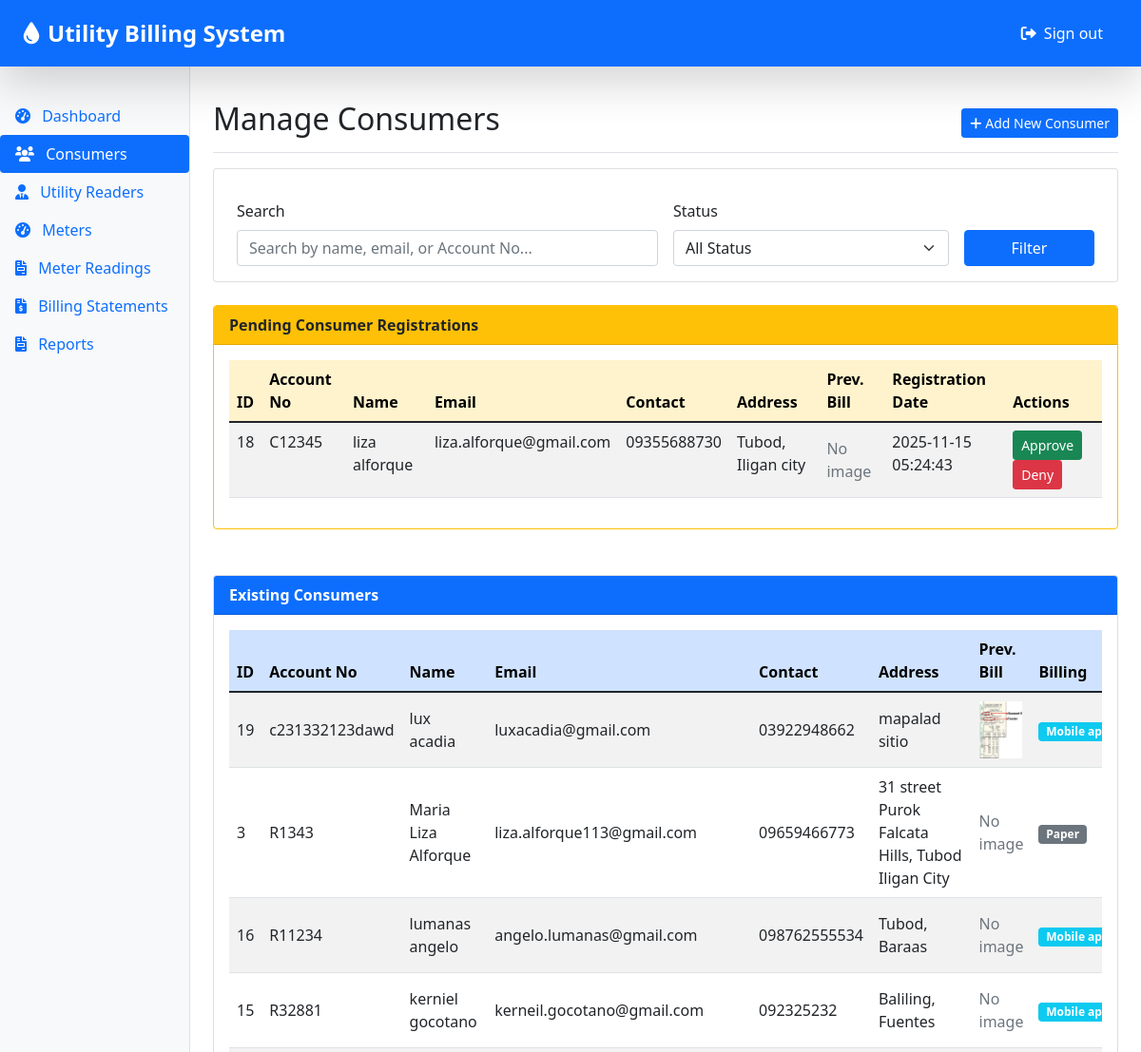
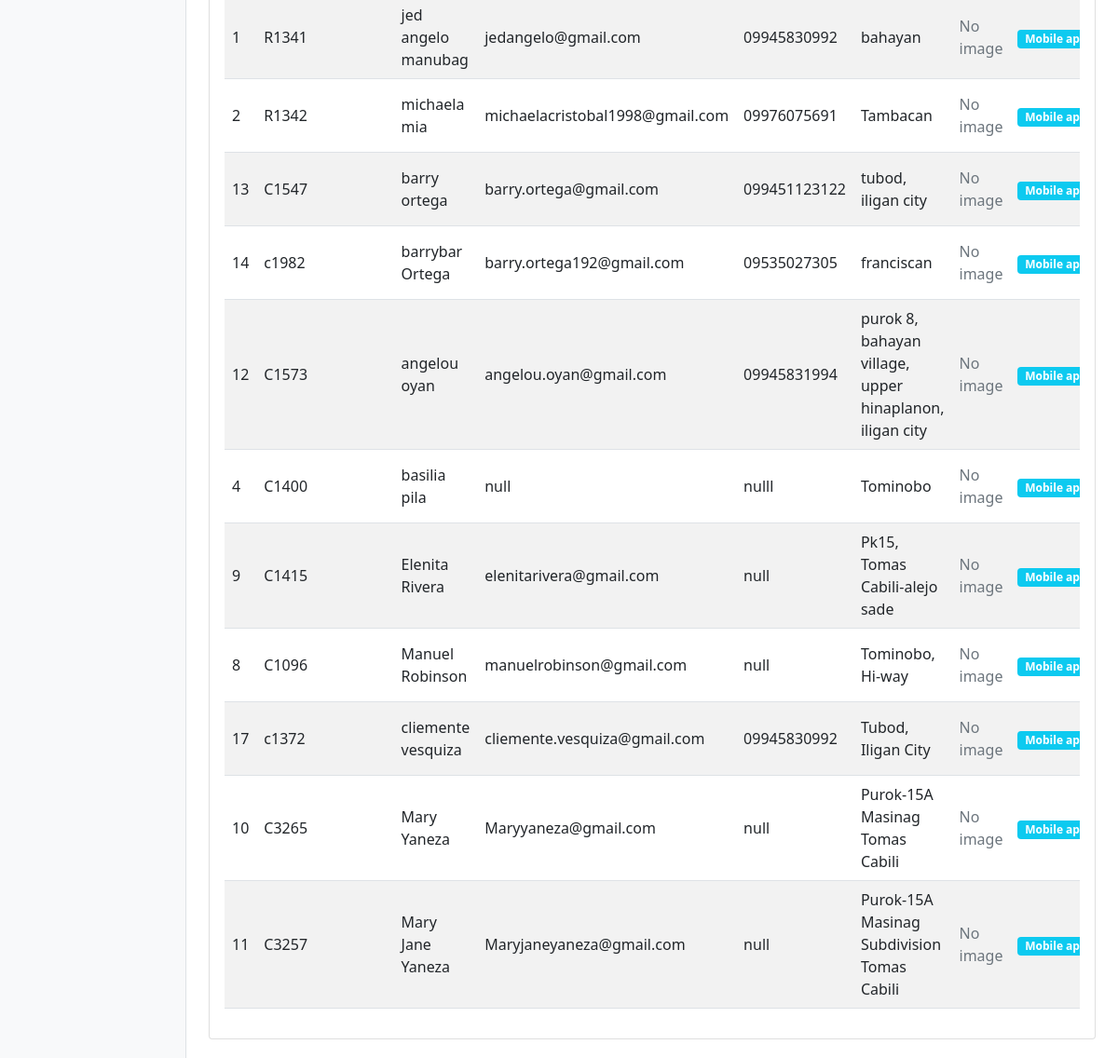
The app's page /public/consumers.php (signed in) with its own data (2 pictures, top to bottom).
### tables this page shows
CREATE TABLE `consumer` (
  `ConsumerID` int(11) NOT NULL,
  `AccountNo` varchar(50) DEFAULT NULL,
  `FirstName` varchar(50) NOT NULL,
  `LastName` varchar(50) NOT NULL,
  `Email` varchar(100) NOT NULL,
  `ContactNumber` varchar(20) NOT NULL,
  `Address` text NOT NULL,
  `Password` varchar(255) NOT NULL,
  `Status` enum('active','inactive','pending') DEFAULT 'pending',
  `BillingPreference` enum('paper','mobile_app') NOT NULL DEFAULT 'paper',
  `PreviousBillImage` varchar(255) DEFAULT NULL,
  `AppNotificationToken` varchar(255) DEFAULT NULL,
  `RegistrationDate` timestamp NOT NULL DEFAULT current_timestamp()
);

### public/consumers.php (the view, shortened to what this page needs)
<?php
require_once '../config/db.php';
function buildImageSrc($imgValue) {
    if (empty($imgValue)) return '';
    $img = $imgValue;
    if (strpos($img, 'uploads/previous_bills') !== false) {
        return '../' . ltrim($img, '/');
    }
    return '../uploads/previous_bills/' . ltrim($img, '/');
}
$search = isset($_GET['search']) ? sanitizeInput($_GET['search']) : '';
$pendingQuery = "SELECT * FROM consumer WHERE Status = 'pending'";
$pendingResult = mysqli_query($conn, $pendingQuery);
$pendingConsumers = mysqli_fetch_all($pendingResult, MYSQLI_ASSOC);
$query = "SELECT * FROM consumer WHERE Status != 'pending'";
$query .= " ORDER BY LastName, FirstName";
$result = mysqli_query($conn, $query);
$consumers = mysqli_fetch_all($result, MYSQLI_ASSOC);
?>
<?php include '../includes/header.php'; ?>
<?php include '../includes/sidebar.php'; ?>
<main class="col-md-9 ms-sm-auto col-lg-10 px-md-4 main-content">
    <div class="d-flex justify-content-between align-items-center pt-3 pb-2 mb-3 border-bottom">
        <h1 class="h2">Manage Consumers</h1>
        <a href="add_consumer.php" class="btn btn-sm btn-primary"><i class="fas fa-plus"></i> Add New Consumer</a>
    </div>
    <div class="card mb-4">
        <div class="card-body">
            <form method="GET" class="row g-3">
                <div class="col-md-6">
                    <label for="search" class="form-label">Search</label>
                    <input type="text" class="form-control" id="search" name="search" value="<?php echo htmlspecialchars($search); ?>" placeholder="Search by name, email, or Account No...">
                </div>
                <div class="col-md-4">
                    <label for="status" class="form-label">Status</label>
                    <select class="form-select" id="status" name="status">
                        <option value="">All Status</option>
                    </select>
                </div>
                <div class="col-md-2 d-flex align-items-end">
                    <button type="submit" class="btn btn-primary w-100">Filter</button>
                </div>
            </form>
        </div>
    </div>
    <div class="card mb-5 border-warning">
        <div class="card-header bg-warning text-dark fw-bold">Pending Consumer Registrations</div>
        <div class="card-body">
            <div class="table-responsive">
                <table class="table table-striped table-hover">
                    <thead class="table-warning">
                        <tr>
                            <th>ID</th>
                            <th>Account No</th>
                            <th>Name</th>
                            <th>Email</th>
                            <th>Contact</th>
                            <th>Address</th>
                            <th>Prev. Bill</th>
                            <th>Registration Date</th>
                            <th>Actions</th>
                        </tr>
                    </thead>
                    <tbody>
                        <?php if (empty($pendingConsumers)): ?>
                            <tr><td colspan="9" class="text-center text-muted">No pending consumers</td></tr>
                        <?php else: ?>
                            <?php foreach ($pendingConsumers as $p):
                                $imgSrc = buildImageSrc($p['PreviousBillImage']);
                                $thumbHtml = $imgSrc ? '<a href="#" class="open-image" data-img="'.htmlspecialchars($imgSrc).'"><img src="'.htmlspecialchars($imgSrc).'" alt="bill" style="max-height:60px; max-width:60px;"></a>' : '<span class="text-muted">No image</span>';
                            ?>
                                <tr>
                                    <td><?php echo $p['ConsumerID']; ?></td>
                                    <td><?php echo htmlspecialchars($p['AccountNo']); ?></td>
                                    <td><?php echo htmlspecialchars($p['FirstName'] . ' ' . $p['LastName']); ?></td>
                                    <td><?php echo htmlspecialchars($p['Email']); ?></td>
                                    <td><?php echo htmlspecialchars($p['ContactNumber']); ?></td>
                                    <td><?php echo htmlspecialchars($p['Address']); ?></td>
                                    <td class="align-middle"><?php echo $thumbHtml; ?></td>
                                    <td><?php echo htmlspecialchars($p['RegistrationDate']); ?></td>
                                    <td>
                                        <form method="POST" class="d-inline">
                                            <button class="btn btn-sm btn-success">Approve</button>
                                        </form>
                                        <form method="POST" class="d-inline">
                                            <button class="btn btn-sm btn-danger">Deny</button>
                                        </form>
                                    </td>
                                </tr>
                            <?php endforeach; ?>
                        <?php endif; ?>
                    </tbody>
                </table>
            </div>
        </div>
    </div>
    <div class="card">
        <div class="card-header bg-primary text-white fw-bold">Existing Consumers</div>
        <div class="card-body">
            <div class="table-responsive">
                <table class="table table-striped table-hover align-middle">
                    <thead class="table-primary">
                        <tr>
                            <th>ID</th>
                            <th>Account No</th>
                            <th>Name</th>
                            <th>Email</th>
                            <th>Contact</th>
                            <th>Address</th>
                            <th>Prev. Bill</th>
                            <th>Billing</th>
                        </tr>
                    </thead>
                    <tbody>
                        <?php if (empty($consumers)): ?>
                            <tr><td colspan="10" class="text-center text-muted">No consumers found</td></tr>
                        <?php else: ?>
                            <?php foreach ($consumers as $c):
                                $imgSrc = buildImageSrc($c['PreviousBillImage']);
                                $thumbHtml = $imgSrc ? '<a href="#" class="open-image" data-img="'.htmlspecialchars($imgSrc).'"><img src="'.htmlspecialchars($imgSrc).'" alt="bill" style="max-height:60px; max-width:60px;"></a>' : '<span class="text-muted">No image</span>';
                            ?>
                                <tr id="consumerRow-<?php echo $c['ConsumerID']; ?>">
                                    <td><?php echo $c['ConsumerID']; ?></td>
                                    <td><?php echo htmlspecialchars($c['AccountNo']); ?></td>
                                    <td><?php echo htmlspecialchars($c['FirstName'] . ' ' . $c['LastName']); ?></td>
                                    <td><?php echo htmlspecialchars($c['Email']); ?></td>
                                    <td><?php echo htmlspecialchars($c['ContactNumber']); ?></td>
                                    <td><?php echo htmlspecialchars($c['Address']); ?></td>
                                    <td class="align-middle"><?php echo $thumbHtml; ?></td>
                                    <td><span class="badge bg-<?php echo $c['BillingPreference'] === 'mobile_app' ? 'info' : 'secondary'; ?>"><?php echo ucfirst(str_replace('_',' ', $c['BillingPreference'])); ?></span></td>
                                </tr>
                            <?php endforeach; ?>
                        <?php endif; ?>
                    </tbody>
                </table>
            </div>
        </div>
    </div>
</main>
<?php include '../includes/footer.php'; ?>

### assets/css/style.css (style rules this page uses)
body { min-height: 100vh; display: flex; flex-direction: column; background-color: #f8f9fa; }
.main-content { padding: 20px; min-height: calc(100vh - 56px); background-color: #fff; flex: 1; }
.row { margin: 0; min-height: 100%; }

### records on screen
consumer: ConsumerID "18", AccountNo "C12345", FirstName+LastName "liza alforque", Email "liza.alforque@gmail.com", ContactNumber "09355688730", Address "Tubod, Iligan city", shows "No image", RegistrationDate "2025-11-15 05:24:43"
consumer: ConsumerID "19", AccountNo "c231332123dawd", FirstName+LastName "lux acadia", Email "luxacadia@gmail.com", ContactNumber "03922948662", Address "mapalad sitio", PreviousBillImage (picture), BillingPreference "Mobile…"
consumer: ConsumerID "3", AccountNo "R1343", FirstName+LastName "Maria Liza Alforque", Email "liza.alforque113@gmail.com", ContactNumber "09659466773", Address "31 street Purok Falcata Hills, Tubod Iligan City", shows "No image", BillingPreference "Paper"
consumer: ConsumerID "16", AccountNo "R11234", FirstName+LastName "lumanas angelo", Email "angelo.lumanas@gmail.com", ContactNumber "098762555534", Address "Tubod, Baraas", shows "No image", BillingPreference "Mobile…"
consumer: ConsumerID "15", AccountNo "R32881", FirstName+LastName "kerniel gocotano", Email "kerneil.gocotano@gmail.com", ContactNumber "092325232", Address "Baliling, Fuentes", shows "No image", BillingPreference "Mobile…"
consumer: ConsumerID "1", AccountNo "R1341", FirstName+LastName "jed angelo manubag", Email "jedangelo@gmail.com", ContactNumber "09945830992", Address "bahayan", shows "No image", BillingPreference "Mobile…"
consumer: ConsumerID "2", AccountNo "R1342", FirstName+LastName "michaela mia", Email "michaelacristobal1998@gmail.com", ContactNumber "09976075691", Address "Tambacan", shows "No image", BillingPreference "Mobile…"
consumer: ConsumerID "13", AccountNo "C1547", FirstName+LastName "barry ortega", Email "barry.ortega@gmail.com", ContactNumber "099451123122", Address "tubod, iligan city", shows "No image", BillingPreference "Mobile…"
consumer: ConsumerID "14", AccountNo "c1982", FirstName+LastName "barrybar Ortega", Email "barry.ortega192@gmail.com", ContactNumber "09535027305", Address "franciscan", shows "No image", BillingPreference "Mobile…"
consumer: ConsumerID "12", AccountNo "C1573", FirstName+LastName "angelou oyan", Email "angelou.oyan@gmail.com", ContactNumber "09945831994", Address "purok 8, bahayan village, upper hinaplanon, iligan city", shows "No image", BillingPreference "Mobile…"
consumer: ConsumerID "4", AccountNo "C1400", FirstName+LastName "basilia pila", Email "null", ContactNumber "nulll", Address "Tominobo", shows "No image", BillingPreference "Mobile…"
consumer: ConsumerID "9", AccountNo "C1415", FirstName+LastName "Elenita Rivera", Email "elenitarivera@gmail.com", ContactNumber "null", Address "Pk15, Tomas Cabili-alejo sade", shows "No image", BillingPreference "Mobile…"
consumer: ConsumerID "8", AccountNo "C1096", FirstName+LastName "Manuel Robinson", Email "manuelrobinson@gmail.com", ContactNumber "null", Address "Tominobo, Hi-way", shows "No image", BillingPreference "Mobile…"
consumer: ConsumerID "17", AccountNo "c1372", FirstName+LastName "cliemente vesquiza", Email "cliemente.vesquiza@gmail.com", ContactNumber "09945830992", Address "Tubod, Iligan City", shows "No image", BillingPreference "Mobile…"
consumer: ConsumerID "10", AccountNo "C3265", FirstName+LastName "Mary Yaneza", Email "Maryyaneza@gmail.com", ContactNumber "null", Address "Purok-15A Masinag Tomas Cabili", shows "No image", BillingPreference "Mobile…"
consumer: ConsumerID "11", AccountNo "C3257", FirstName+LastName "Mary Jane Yaneza", Email "Maryjaneyaneza@gmail.com", ContactNumber "null", Address "Purok-15A Masinag Subdivision Tomas Cabili", shows "No image", BillingPreference "Mobile…"
